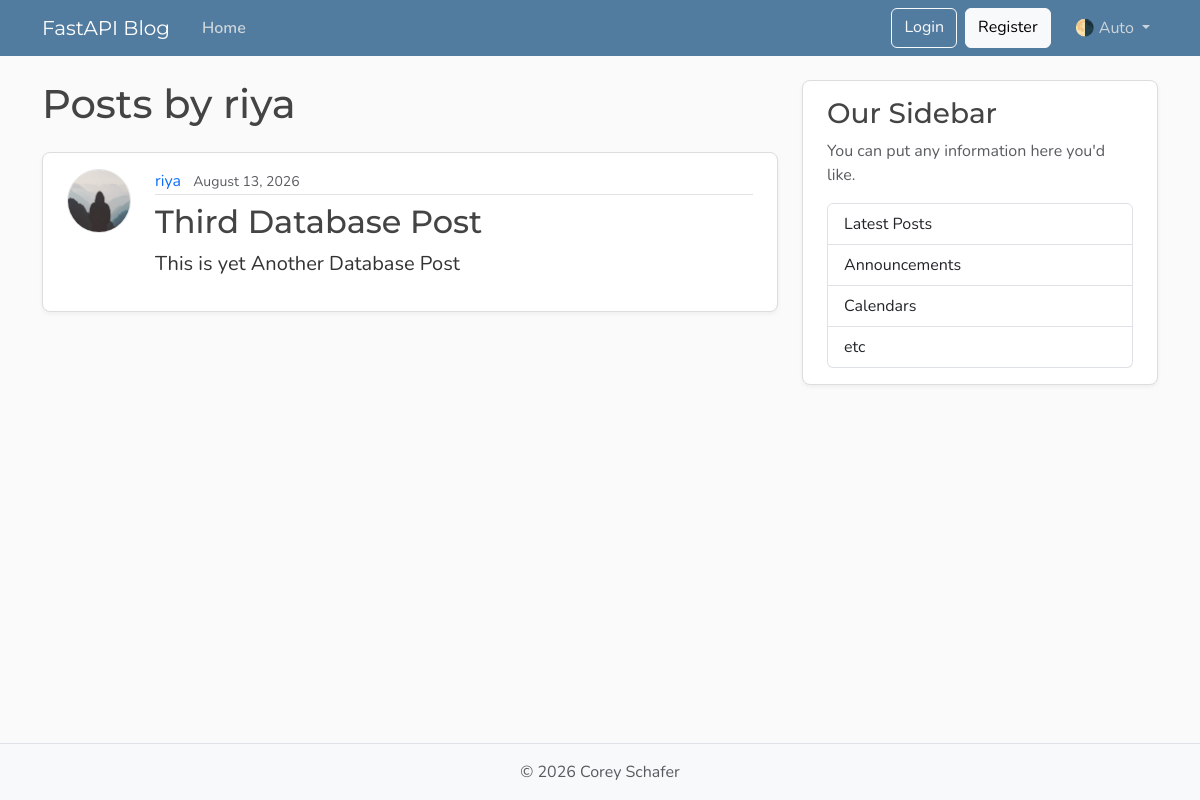
The page /users/2/posts on the database as committed earlier.
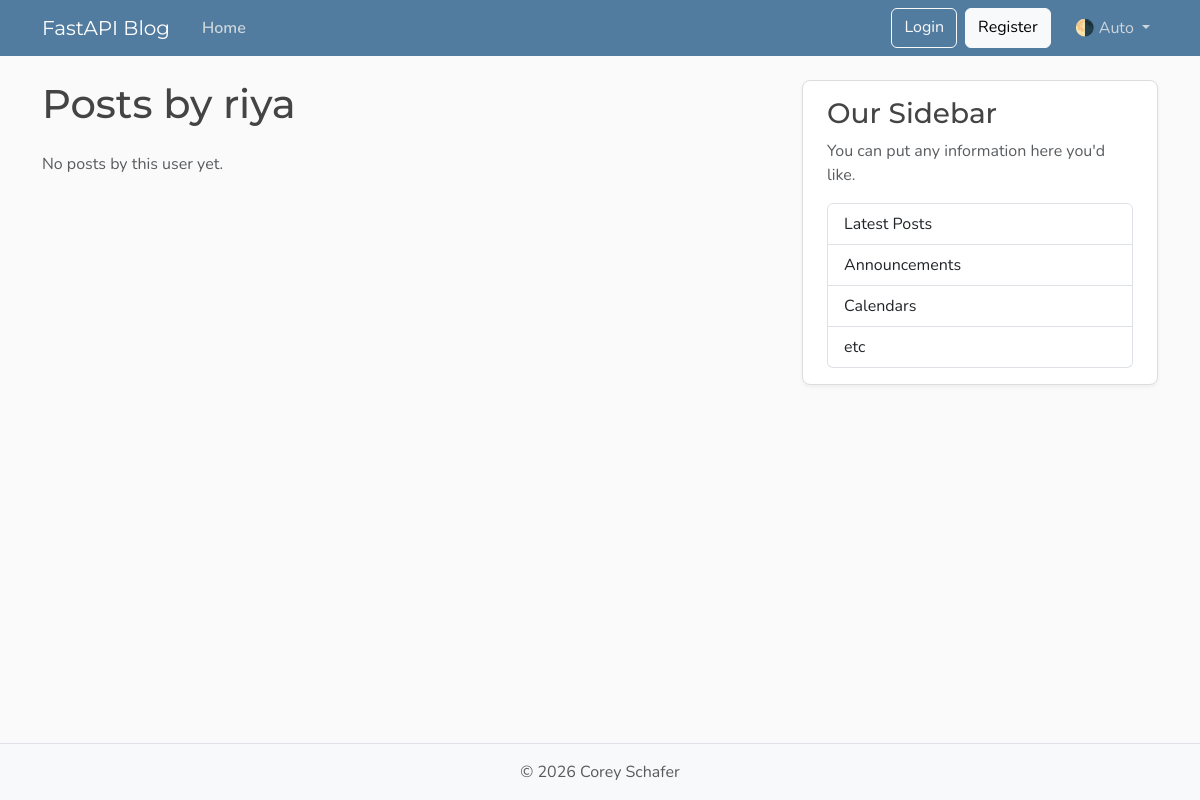
The same page on the database as committed later.
### models.py (models this page shows, shortened)
class User(Base):
    __tablename__ = "users"
    id: Mapped[int] = mapped_column(Integer, primary_key=True, index=True)
    username: Mapped[str] = mapped_column(String(50), unique=True, nullable=False)
    email: Mapped[str] = mapped_column(String(120), unique=True, nullable=False)
    image_file:  Mapped[Optional[str]] = mapped_column(
        String(200),
        nullable=True,
        default=None,
    )
    posts: Mapped[List[Post]] = relationship(back_populates="author")

class Post(Base):
    __tablename__ = "posts"
    id: Mapped[int] = mapped_column(Integer, primary_key=True, index=True)
    title: Mapped[str] = mapped_column(String(100), nullable=False)
    content: Mapped[str] = mapped_column(Text, nullable=False)
    user_id: Mapped[int] = mapped_column(
        ForeignKey("users.id"),
        nullable=False,
        index=True,
    )
    date_posted: Mapped[datetime] = mapped_column(
        DateTime(timezone=True),
        default=lambda: datetime.now(timezone.utc),
    )
    author: Mapped[User] = relationship(back_populates="posts")

### main.py (the view)
@app.get("/users/{user_id}/posts", include_in_schema=False, name="user_posts")
def user_posts_page(
    request: Request,
    user_id: int,
    db: Annotated[Session, Depends(get_db)],
):
    result = db.execute(select(models.User).where(models.User.id == user_id))
    user = result.scalars().first()
    if not user:
        raise HTTPException(
            status_code=status.HTTP_404_NOT_FOUND,
            detail="User not found",
        )
    result = db.execute(select(models.Post).where(models.Post.user_id == user_id))
    posts = result.scalars().all()
    return templates.TemplateResponse(
        request,
        "user_posts.html",
        {"posts": posts, "user": user, "title": f"{user.username}'s Posts"},
    )

### templates/user_posts.html
{% extends "layout.html" %}
{% block content %}
  <h1 class="mb-4">Posts by {{ user.username }}</h1>
  {% for post in posts %}
    <article class="content-section py-3 px-4 mb-4">
      <div class="d-flex align-items-start gap-4">
        <img class="rounded-circle article-img flex-shrink-0"
             src="{{ post.author.image_path }}"
             alt="{{ post.author.username }}'s profile picture"
             width="64"
             height="64"
             loading="lazy">
        <div class="flex-grow-1">
          <div class="article-metadata mb-2">
            <a class="me-2"
               href="{{ url_for('user_posts', user_id=post.author.id) }}">{{ post.author.username }}</a>
            <small class="text-body-secondary">{{ post.date_posted.strftime("%B %d, %Y") }}</small>
          </div>
          <h2>
            <a class="article-title"
               href="{{ url_for('post_page', post_id=post.id) }}">{{ post.title }}</a>
          </h2>
          <p class="article-content">{{ post.content }}</p>
        </div>
      </div>
    </article>
  {% else %}
    <p class="text-body-secondary">No posts by this user yet.</p>
  {% endfor %}
{% endblock content %}

### templates/layout.html (shortened to what this page needs)
<!DOCTYPE html>
<html lang="en">
  <head>
    <link href="https://cdn.jsdelivr.net/npm/bootstrap@5.3.8/dist/css/bootstrap.min.css"
          rel="stylesheet"
>
     <link rel="stylesheet" type="text/css" href="{{ url_for('static', path='/css/main.css') }}">
  </head>
  <body class="d-flex flex-column min-vh-100">
    <header class="site-header">
      <nav class="navbar navbar-expand-md bg-steel fixed-top"
           data-bs-theme="dark">
        <div class="container">
          <a class="navbar-brand me-4" href="{{ url_for('home')  }}">FastAPI Blog</a>
          <div class="collapse navbar-collapse" id="navbarToggle">
            <div class="navbar-nav me-auto">
              <a class="nav-link active" aria-current="page" href="{{ url_for('home') }}">Home</a>
            </div>
            <div class="navbar-nav">
              <a class="btn btn-outline-light mb-2 mb-md-0 me-md-2" href="#">Login</a>
              <a class="btn btn-light mb-2 mb-md-0 me-md-3" href="#">Register</a>
              <div class="nav-item dropdown">
                <a class="nav-link dropdown-toggle"
                   href="#"
                   role="button"
                   id="bd-theme"
                   data-bs-toggle="dropdown"
                   aria-expanded="false">
                  <span id="bd-theme-text">🌗 Auto</span>
                </a>
              </div>
            </div>
          </div>
        </div>
      </nav>
    </header>
    <main role="main" class="container">
      <div class="row">
        <div class="col-md-8">
          {% block content %}
          {% endblock content %}
        </div>
        <aside class="col-md-4">
          <div class="content-section py-3 px-4 mb-4">
            <h3>Our Sidebar</h3>
            <p class="text-body-secondary">You can put any information here you'd like.</p>
            <ul class="list-group">
              <li class="list-group-item">Latest Posts</li>
              <li class="list-group-item">Announcements</li>
              <li class="list-group-item">Calendars</li>
              <li class="list-group-item">etc</li>
            </ul>
          </div>
        </aside>
      </div>
    </main>
    <footer class="mt-auto py-3 bg-body-tertiary border-top">
      <div class="container text-center">
        <p class="text-body-secondary mb-0">
          © <span id="year"></span> Corey Schafer
        </p>
      </div>
    </footer>
  </body>
</html>

### static/css/main.css (style rules this page uses)
:root { --font-heading: "Montserrat", system-ui, -apple-system, BlinkMacSystemFont, sans-serif; --font-body: "Nunito", system-ui, -apple-system, BlinkMacSystemFont, sans-serif; --color-bg-body: #fafafa; --color-bg-content: #ffffff; --color-text-primary: #333333; --color-text-heading: #444444; --color-steel: #527c9f; --color-nav-link: #cbd5db; --color-nav-link-hover: #ffffff; --color-link-hover: #428bca; --color-border: #dddddd; --color-border-light: #e3e3e3; --spacing-xl: 5rem; --article-img-size: 4rem; --account-img-size: 7.813rem; }
body { font-family: var(--font-body); background: var(--color-bg-body); color: var(--color-text-primary); }
main { padding-top: var(--spacing-xl); }
h1, h2, h3, h4, h5, h6 { font-family: var(--font-heading); color: var(--color-text-heading); }
.navbar-brand { font-family: var(--font-heading); }
a { text-decoration: none; }
.bg-steel { background-color: var(--color-steel); }
.site-header .navbar-nav .nav-link { color: var(--color-nav-link); transition: color 0.2s ease-in-out; }
.site-header .navbar-nav .nav-link.active { font-weight: 600; }
.content-section { background: var(--color-bg-content); border: 1px solid var(--color-border); border-radius: 0.5rem; box-shadow: 0 2px 4px rgba(15, 23, 42, 0.05); transition: box-shadow 0.15s ease, transform 0.15s ease, border-color 0.15s ease; }
[data-bs-theme="dark"] { --color-bg-body: #1a1a1a; --color-bg-content: #2d2d2d; --color-text-primary: #e0e0e0; --color-text-heading: #f0f0f0; --color-border: #404040; --color-border-light: #4a4a4a; }

Rows that differ between the two databases and show on the page:
removed Post: author.username "riya", date_posted "August 13, 2026", title "Third Database Post", content "This is yet Another Database Post"
Other text that changed with them:
text now shown: "No posts by this user yet."
